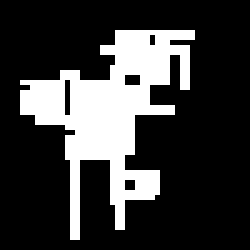
#> input picture IMG_8864.png, 50 x 50 px (shown 5 times larger)
$ python corner.py
#> lines starting #> are read from the running program, lines starting #| are printed output that depends on the picture; after the words box and inside, x2 and y2 are one past the last pixel; in counts of white or black regions, pixels touching at a corner belong together
import numpy as np
from PIL import Image
import matplotlib.pyplot as plt

image = Image.open("../IMG_8864.png").convert("L")
#> image is the input picture: PIL image 50x50 L; 23.1% white; 1 white region, box (x1, y1, x2, y2) and area: (4, 6, 39, 48) 578
grid = np.array(image) // 255

print(f"Image shape: {grid.shape}")
#| Image shape: (50, 50)
print(f"Unique values in grid: {np.unique(grid)}")
#| Unique values in grid: [0 1]

rows, cols = grid.shape
#> rows = 50; cols = 50
corner_positions = []

for i in range(rows - 1):
    for j in range(cols - 1):
        block = grid[i:i+2, j:j+2]
        if block.sum() == 3:
            black_idx = np.argwhere(block == 0)[0]
            di, dj = 1 - black_idx[0], 1 - black_idx[1]
            corner_i, corner_j = i + di, j + dj
            corner_positions.append((corner_i, corner_j))
#> after the loop, corner_positions = 43 pairs, first value 6 to 40, second value 6 to 36

plt.figure(figsize=(8, 8))
plt.imshow(1 - grid, cmap="gray", origin="upper")
if corner_positions:
    ys, xs = zip(*corner_positions)
#> ys = 43 values, max 40 at index 42, min 6 at index 0, mean 20.81; xs = 43 values, max 36 at index 9, min 6 at index 18, mean 22.16
    plt.scatter(xs, ys, c='red', s=20, marker='o', label="270° corners")
plt.title("270° Corners of Obstacles")
plt.legend()
plt.axis("off")
plt.show()
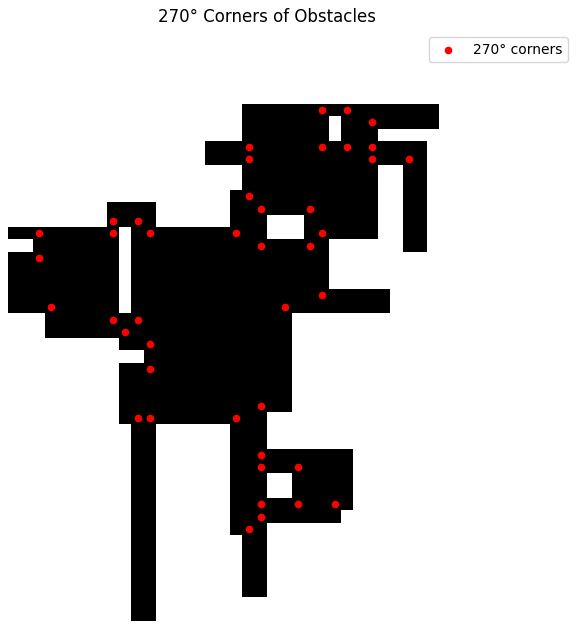
#> figure drawn by matplotlib, 1 panel
